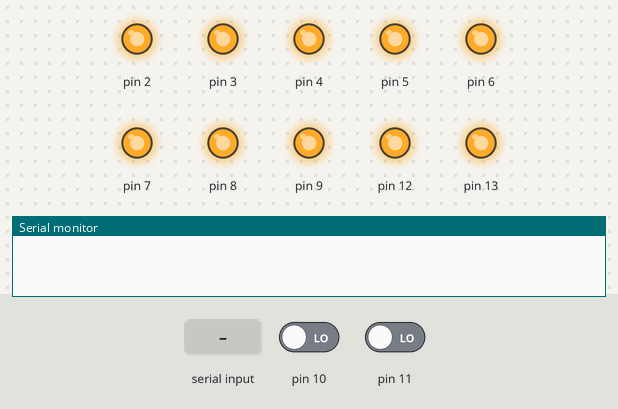
The sketch below on a simulated Arduino Uno, built with avr-gcc and run on an emulated ATmega328P. Shown: output pins drawn as LEDs (lit = HIGH), the last lines printed to the serial monitor. The inputs (shaded band) are chosen by the test bench; at power-on: pin 10 LOW, pin 11 LOW.

Above: at 1.2 s.
1.3 s: byte 83 (SERVICE_REQUEST_ON) received over Serial
At 2.7 s:
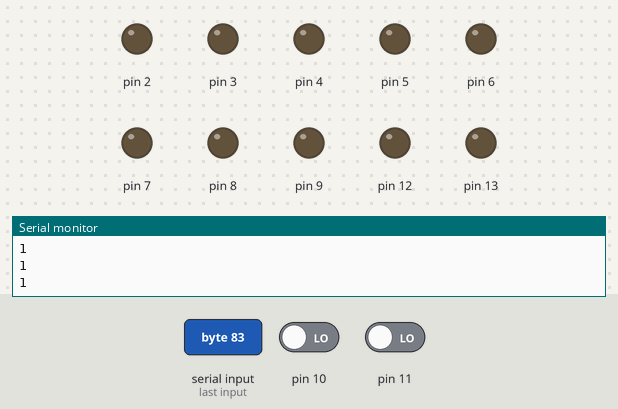
At 3.9 s:
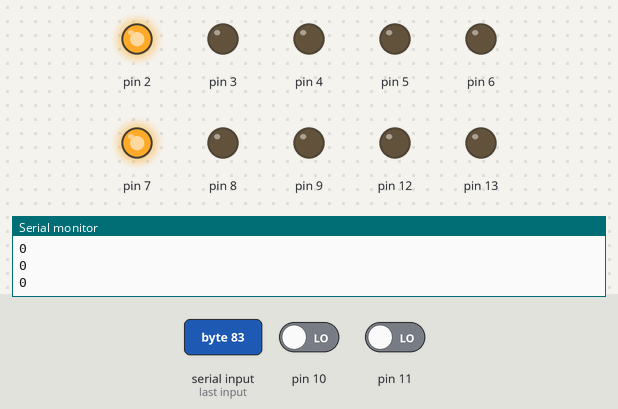
4.3 s: byte 79 (SERVICE_REQUEST_OFF) received over Serial
At 8.1 s:
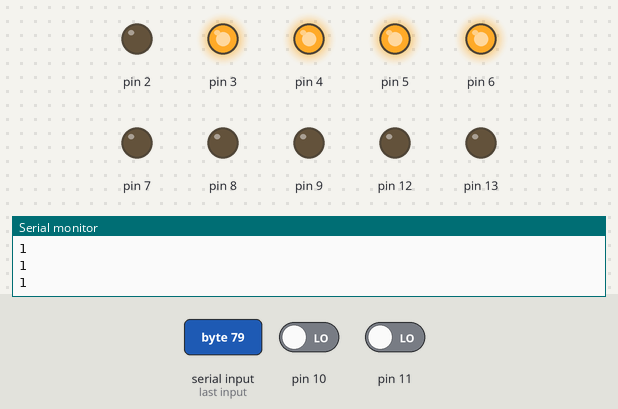
Timing chart, 0 to 24.5 s (numbered marks = the images above; inputs shaded):
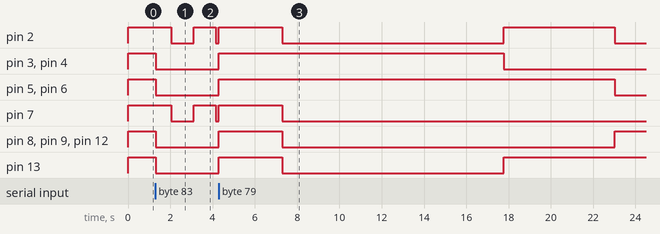

Measured:
- after the input at 1.3 s, pin 3–6: HIGH → LOW at once; pin 8, pin 9, pin 12, pin 13: HIGH → LOW after 0.00 s instead of 0.75 s
- after the input at 4.3 s, pin 3, pin 4: LOW → HIGH at once, → LOW 13.5 s later; pin 5, pin 6: LOW → HIGH at once, → LOW 18.7 s later; pin 8, pin 9, pin 12: LOW → HIGH at once, → LOW 3.0 s later, → HIGH 15.7 s later; pin 13: LOW → HIGH at once, → LOW 3.0 s later, → HIGH 10.5 s later

The sketch:

CrossRoad_TrafficLights.ino
```cpp
// set counters to 0
int state_counter = 0;
int counter = 0;

#define STATE_N_S_PASSING 1
#define STATE_E_W_PASSING 2
#define STATE_NEUTRAL 3
#define STATE_SERVICE 4

#define SERVICE_REQUEST_ON  0x53
#define SERVICE_REQUEST_OFF 0x4F


#define SET_PIN(x) (1<<x)
#define RESET_PIN(x) ~(1<<x)

#define ON 1
#define OFF 0


#define DEBUG OFF


unsigned char ProgramState = 0;
unsigned char ServiceState = 0;


//declare functions
void Init_Timer();
void N_S_Green_EW_RED(void);
void N_S_Yellow_EW_RED(void);
void N_S_Red_EW_GREEN(void);
void E_W_Yellow_NS_RED(void);
void readDiagnosticServiceOFFRequest(void);
void readDiagnosticServiceRequest(void);
void service(void);

void N_S_passing(void);
void E_W_passing(void);
void neutral(void);

//function for reading diagnostic request to turn on service state
void readDiagnosticServiceRequest(void)
{
  unsigned char received;

  if (Serial.available() > 0)
  {
    received = Serial.read();
//if there is request to start service then change the state.
    if (received == SERVICE_REQUEST_ON)
    {
      state_counter = 0;
      ProgramState = STATE_SERVICE;
      PORTD &= RESET_PIN(3); //N-S GREEN
      PORTD &= RESET_PIN(4); // N-S PEDESTRIAN GREEN
      PORTB &= RESET_PIN(0); //E-W GREEN
      PORTB &= RESET_PIN(1); // E-W PEDESSTRIAN GREEN
      PORTB &= RESET_PIN(4); //N-S RED
      PORTB &= RESET_PIN(5); //N-S PEDESTRIAN RED
      PORTD &= RESET_PIN(5); //E-W RED
      PORTD &= RESET_PIN(6); // E-W PEDESTRIAN RED
    }
  }
}
//function to turn off service state
void readDiagnosticServiceOFFRequest(void)
{
  unsigned char received;

  if (Serial.available() > 0)
  {
    received = Serial.read();

    if (received == SERVICE_REQUEST_OFF)
    {
      state_counter = 0;

      ProgramState = STATE_NEUTRAL;

    }
  }
}

//function for blinking state
void service(void)
{ Serial.println(counter);
  if (counter < 1)
  {

    PORTD |= SET_PIN(2); // N-S YELLOW
    PORTD |= SET_PIN(7); // E-W YELLOW

  }
  else if (counter < 2)
  {
    PORTD &= RESET_PIN(2);
    PORTD &= RESET_PIN(7);

  }
  else
  {
    counter = 0;
  }


}


void setup() {
  // set the pins input or output as needed:
  Serial.begin(9600);
  DDRB |= SET_PIN(4); //N-S RED
  DDRB |= SET_PIN(5); // N-S PEDESTRIAN RED
  DDRD |= SET_PIN(2); // N-S YELLOW
  DDRD |= SET_PIN(3);  // N-S  GREEN
  DDRD |= SET_PIN(4); // N-S PEDESTRIAN GREEN
  DDRD |= SET_PIN(5); //E-W RED
  DDRD |= SET_PIN(6); // E-W PEDESTRIAN RED
  DDRD |= SET_PIN(7); // E-W YELLOW
  DDRB |= SET_PIN(0); //E-W GREEN
  DDRB |= SET_PIN(1); // E-W PEDESSTRIAN GREEN
  DDRB &= RESET_PIN(2); // N_S PEDESTRIAN BUTTON
  DDRB &= RESET_PIN(3);// E-W PEDESTRIAN BUTTON

  /* Initialize the timer */
  Init_Timer();

  /* Begin the program in neutral state*/
  ProgramState = STATE_NEUTRAL;
}

void loop()
{
  /* declare the variable  initialized with neutral state */
  switch (ProgramState)
  {

    case STATE_NEUTRAL:
      {
        neutral();
        readDiagnosticServiceRequest();
#if (DEBUG == ON)
        Serial.println("I am in STATE_NEUTRAL");
#endif

        if (state_counter >= 3)
        {
          state_counter = 0;
          ProgramState = STATE_N_S_PASSING;
        }
        break;

      }

    case STATE_N_S_PASSING:
      {

        N_S_passing();
        readDiagnosticServiceRequest();
#if (DEBUG == ON)
        Serial.println("I am in STATE_N_S_PASSING");
#endif
        //Blue(E_W)pedestrian button pressed or timer expired
        if ( (state_counter >= 15) || ( (PINB & (1 << 2)) != 0 ) )
        {
          state_counter = 0;
          ProgramState = STATE_E_W_PASSING;
        }
        break;
      }

    case STATE_E_W_PASSING:
      {
        E_W_passing();
        readDiagnosticServiceRequest();
#if (DEBUG == ON)
        Serial.println("I am in STATE_E_W_PASSING");
#endif
        //RED(N_S)pedestrian button pressed or timer expired
        if ( (state_counter >= 15) || ( ( PINB & (1 << 3)) != 0 ) )
        {
          state_counter = 0;
          ProgramState = STATE_N_S_PASSING;

        }
        break;
      }

    case STATE_SERVICE:
      {
        service();
// turn off service and go to neutral state only if it is in service state
        readDiagnosticServiceOFFRequest();
#if (DEBUG == ON)
        Serial.println("I am in Service");
#endif
        break;
      }

    default:
      {
        break;
      }
  }


}

//start compare match timer
ISR(TIMER1_COMPA_vect)
{

  state_counter++;
  counter++;
}


//configure timer registers
void Init_Timer(void)
{

  TCCR1A = 0;
  TCCR1B = 0;
  TCCR1B |= 4; // select clkI/O/256 prescaler

  TCNT1 = 0; // set Timer1 to 0
  OCR1A = 62499; // set compare match value (Output Compare Register 1 A Low and High byte)
  TIMSK1 = (1 << OCIE1A);//Timer/Counter 1, Output Compare A Match Interrupt Enable

  sei();//enable interupts to start
}


// function to open north south line
void N_S_passing(void)
{//keep north south line green for 10 seconds while east west line is red
  if (state_counter < 10)
  {
    N_S_Green_EW_RED();
  }
  else
  {// after that keep yellow lights on for 5 seconds
    N_S_Yellow_EW_RED();
    if (state_counter >= 15)
    {
      //move on with red light
      N_S_Red_EW_GREEN();

    }
  }
}

void E_W_passing(void)
{//keep east west line green for 10 seconds while north south line is red
  if (state_counter < 10)
  {
    N_S_Red_EW_GREEN();
  }
  else
  { // after that keep yellow lights on for 5 seconds
    E_W_Yellow_NS_RED();

    if (state_counter >= 15)
    {
      //move on with red light
      N_S_Green_EW_RED();
    }

  }


}

void neutral(void)
{
  //turn on all lights
  PORTB |= SET_PIN(4); //N-S RED
  PORTB |= SET_PIN(5);  // N-S PEDESTRIAN RED
  PORTD |= SET_PIN(2); // N-S YELLOW
  PORTD |= SET_PIN(3); // N-S  GREEN
  PORTD |= SET_PIN(4); // N-S PEDESTRIAN GREEN
  PORTD |= SET_PIN(5); //E-W RED
  PORTD |= SET_PIN(6); // E-W PEDESTRIAN RED
  PORTD |= SET_PIN(7); // E-W YELLOW
  PORTB |= SET_PIN(0); //E-W GREEN
  PORTB |= SET_PIN(1); // E-W PEDESSTRIAN GREEN


}

void N_S_Red_EW_GREEN(void)
{
  //turn on Red on n-s line
  PORTB |= SET_PIN(4); //N-S RED
  PORTB |= SET_PIN(5); // N-S PEDESTRIAN RED
  PORTB |= SET_PIN(0); //E-W GREEN
  PORTB |= SET_PIN(1); // E-W PEDESSTRIAN GREEN
  // turn off others
  PORTD &= RESET_PIN(2); // N-S YELLOW
  PORTD &= RESET_PIN(3); //N-S GREEN
  PORTD &= RESET_PIN(4); // N-S PEDESTRIAN GREEN
  PORTD &= RESET_PIN(5); //E-W RED
  PORTD &= RESET_PIN(6); // E-W PEDESTRIAN RED
  PORTD &= RESET_PIN(7); // E-W YELLOW
}

void N_S_Yellow_EW_RED(void)
{
  //turn on yellow
  PORTD |= SET_PIN(2); //N-S yellow
  PORTB |= SET_PIN(5); // N-S PEDESTRIAN RED
  PORTD |= SET_PIN(6); // E-W PEDESTRIAN RED
  PORTD |= SET_PIN(5); //E-W RED
  // turn off others
  PORTB &= RESET_PIN(4); //N-S RED
  PORTD &= RESET_PIN(3); //N-S GREEN
  PORTD &= RESET_PIN(4); //N-S PEDESTRIAN GREEN
  PORTB &= RESET_PIN(0); //E-W GREEN
  PORTB &= RESET_PIN(1); // E-W PEDESSTRIAN GREEN
  PORTD &= RESET_PIN(7); // E-W YELLOW
}


void N_S_Green_EW_RED(void)
{
  //turn on green
  PORTD |= SET_PIN(3); //N-S GREEN
  PORTD |= SET_PIN(4); //N-S PEDESTRIAN GREEN
  PORTD |= SET_PIN(6); // E-W PEDESTRIAN RED
  PORTD |= SET_PIN(5); //E-W RED
  // turn off others
  PORTB &= RESET_PIN(4); //N-S RED
  PORTB &= RESET_PIN(5); //N-S PEDESTRIAN RED
  PORTD &= RESET_PIN(2); //N-S YELLOW
  PORTB &= RESET_PIN(0); //E-W GREEN
  PORTB &= RESET_PIN(1); // E-W PEDESSTRIAN GREEN
  PORTD &= RESET_PIN(7); // E-W YELLOW
}


void E_W_Yellow_NS_RED(void)
{
  //turn on e-w yellow
  PORTD |= SET_PIN(7); // E-W YELLOW
  PORTD |= SET_PIN(6); // E-W PEDESTRIAN RED
  PORTB |= SET_PIN(4); //N-S RED
  PORTB |= SET_PIN(5); // N-S PEDESTRIAN RED
  //turn off others
  PORTB &= RESET_PIN(0); //E-W GREEN
  PORTB &= RESET_PIN(1); // E-W PEDESSTRIAN GREEN
  PORTD &= RESET_PIN(5); //E-W RED
  PORTD &= RESET_PIN(2); // N-S YELLOW
  PORTD &= RESET_PIN(3); //N-S GREEN
  PORTD &= RESET_PIN(4); // N-S PEDESTRIAN GREEN
}
```
